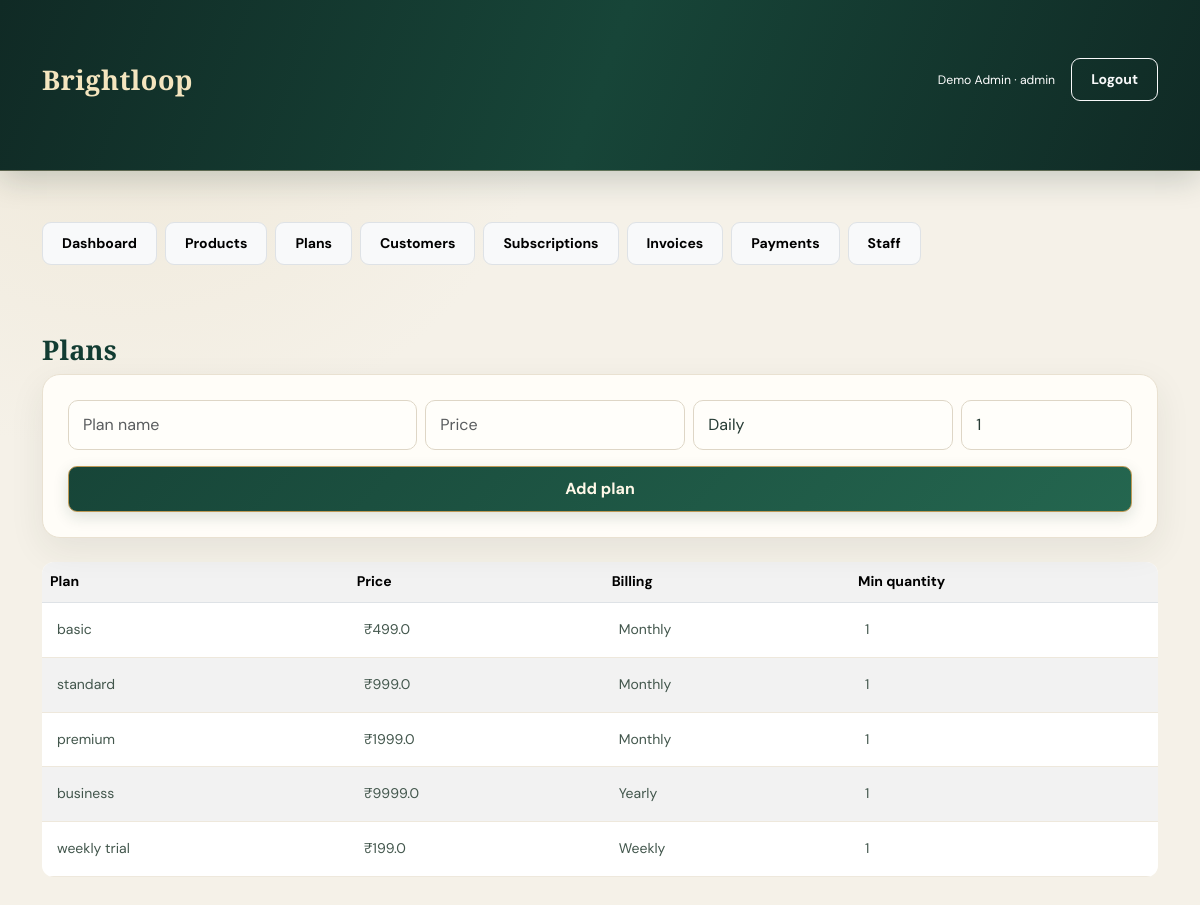
Page /plans (signed in) on the committed database.
### backend/app.py (models this page shows)
class User(UserMixin, db.Model):
    id = db.Column(db.Integer, primary_key=True)
    name = db.Column(db.String(100), nullable=False)
    email = db.Column(db.String(150), unique=True, nullable=False)
    password = db.Column(db.String(255), nullable=False)
    role = db.Column(db.String(20), default="customer")

class Plan(db.Model):
    id = db.Column(db.Integer, primary_key=True)
    name = db.Column(db.String(120), nullable=False)
    price = db.Column(db.Float, nullable=False, default=0)
    billing_cycle = db.Column(db.String(20), default="Monthly")
    min_quantity = db.Column(db.Integer, default=1)
    active = db.Column(db.Boolean, default=True)

### backend/app.py (the view, shortened to what this page needs)
@app.route("/plans", methods=["GET", "POST"])
@roles_required("admin", "staff")
def plans():
    return render_template(
        "plans.html",
        plans=Plan.query.all()
    )

### backend/app.py (called while the page is built)
@login_manager.user_loader
def load_user(user_id):
    return db.session.get(User, int(user_id))

def roles_required(*roles):
    def decorator(fn):
        @wraps(fn)
        @login_required
        def wrapped(*args, **kwargs):
            if current_user.role not in roles:
                abort(403)
            return fn(*args, **kwargs)
        return wrapped
    return decorator

### frontend/templates/plans.html
{% extends 'base.html' %}{% block content %}<h2>Plans</h2><form method="post" class="card card-body mb-4"><div class="row g-2"><div class="col-md-4"><input class="form-control" name="name" placeholder="Plan name" required></div><div class="col-md-3"><input class="form-control" name="price" type="number" step="0.01" placeholder="Price" required></div><div class="col-md-3"><select class="form-select" name="billing_cycle">{% for c in ['Daily','Weekly','Monthly','Yearly'] %}<option>{{ c }}</option>{% endfor %}</select></div><div class="col-md-2"><input class="form-control" name="min_quantity" type="number" min="1" value="1"></div></div><button class="btn btn-primary mt-3">Add plan</button></form><table class="table table-striped"><tr><th>Plan</th><th>Price</th><th>Billing</th><th>Min quantity</th></tr>{% for p in plans %}<tr><td>{{ p.name }}</td><td>₹{{ p.price }}</td><td>{{ p.billing_cycle }}</td><td>{{ p.min_quantity }}</td></tr>{% else %}<tr><td colspan="4">No plans yet.</td></tr>{% endfor %}</table>{% endblock %}

### frontend/templates/base.html (shortened to what this page needs)
<!doctype html>
<html lang="en">
<head>
    <link
        href="https://cdn.jsdelivr.net/npm/bootstrap@5.3.3/dist/css/bootstrap.min.css"
        rel="stylesheet"
    >
    <link
        href="{{ url_for('static', filename='style.css') }}"
        rel="stylesheet"
    >
</head>
<body>
    <nav class="navbar navbar-expand-lg navbar-dark">
        <div class="container">
            <a class="navbar-brand fw-bold"
               href="{{ url_for('dashboard') }}">
                Brightloop
            </a>
            <div class="d-flex gap-3 align-items-center">
                {% if current_user.is_authenticated %}
                    <span class="text-white small">
                        {{ current_user.name }} · {{ current_user.role }}
                    </span>
                    <a class="btn btn-sm btn-outline-light"
                       href="{{ url_for('logout') }}">
                        Logout
                    </a>
                {% endif %}
            </div>
        </div>
    </nav>
    {% if current_user.is_authenticated and current_user.role != 'customer' %}
    <div class="container mt-3">
        <div class="d-flex flex-wrap gap-2">
            {% for endpoint, label in [
                ('dashboard', 'Dashboard'),
                ('products', 'Products'),
                ('plans', 'Plans'),
                ('customers', 'Customers'),
                ('subscriptions', 'Subscriptions'),
                ('invoices', 'Invoices'),
                ('payments', 'Payments')
            ] %}
                <a class="btn btn-sm btn-light border"
                   href="{{ url_for(endpoint) }}">
                    {{ label }}
                </a>
            {% endfor %}
            {% if current_user.role == 'admin' %}
                <a class="btn btn-sm btn-light border"
                   href="{{ url_for('staff') }}">
                    Staff
                </a>
            {% endif %}
        </div>
    </div>
    {% endif %}
    <main class="container py-4">
        {% block content %}
        {% endblock %}
    </main>
</body>
</html>

### static/style.css (style rules this page uses)
:root { --bg: #f5f1e8; --surface: #fffdf8; --surface-soft: #f9f6ef; --emerald: #123c32; --emerald-light: #1e5949; --deep: #102a25; --gold: #bd9955; --gold-light: #e4cc98; --text: #263b34; --muted: #8a9188; --border: #e9e1d1; --success: #287c5d; --danger: #b94d4d; --shadow: 0 12px 35px rgba(42, 55, 42, 0.08); }
* { box-sizing: border-box; }
body { background: radial-gradient(circle at 10% 0%, #eee7d7 0, transparent 32%), var(--bg); color: var(--text); font-family: 'DM Sans', sans-serif; font-size: 14px; line-height: 1.7; }
.container { padding-top: 35px; padding-bottom: 45px; }
.navbar { background: linear-gradient( 110deg, #102a25, #174538, #102a25 ) !important; padding: 17px 30px; border-bottom: 1px solid rgba(228, 204, 152, 0.35); box-shadow: 0 8px 30px rgba(16, 42, 37, 0.2); }
.navbar-brand { color: #f4e5bf !important; font-family: 'Playfair Display', serif; font-size: 27px; font-weight: 700; letter-spacing: 0.5px; }
h1, h2, h3, h4, h5, h6 { color: var(--emerald); font-weight: 700; }
h1, h2 { font-family: 'Playfair Display', serif; letter-spacing: 0.2px; }
h2 { font-size: 27px; }
.card { background: var(--surface); border: 1px solid var(--border); border-radius: 18px; margin-bottom: 25px; box-shadow: var(--shadow); overflow: hidden; transition: 0.3s ease; }
.card-body { padding: 25px; }
.btn { border-radius: 9px; padding: 10px 19px; font-family: 'DM Sans', sans-serif; font-weight: 700; transition: all 0.25s ease; }
.btn-primary { background: linear-gradient( 135deg, #174538, #24664f ); border: 1px solid #bd9955; color: #fff8e8; box-shadow: 0 5px 15px rgba(18, 60, 50, 0.15); }
.form-control, .form-select { background: #fffefa; border: 1px solid #ded6c6; border-radius: 10px; padding: 12px 14px; color: var(--text); }
.table { background: var(--surface); border-radius: 12px; overflow: hidden; vertical-align: middle; }
.table tbody td { color: #42564c; padding: 15px; border-color: #eee8dc; }
a { color: #8d6e36; text-decoration: none; transition: 0.2s; }

### rows in the picture
User: name "Demo Admin", role "admin"
Plan: name "basic", price "499.0", billing_cycle "Monthly", min_quantity "1"
Plan: name "standard", price "999.0", billing_cycle "Monthly", min_quantity "1"
Plan: name "premium", price "1999.0", billing_cycle "Monthly", min_quantity "1"
Plan: name "business", price "9999.0", billing_cycle "Yearly", min_quantity "1"
Plan: name "weekly trial", price "199.0", billing_cycle "Weekly", min_quantity "1"

### other values in the picture
{{ label }} "Dashboard" "Products" "Plans" "Customers" "Subscriptions" "Invoices" "Payments"
form field billing_cycle "Daily"
